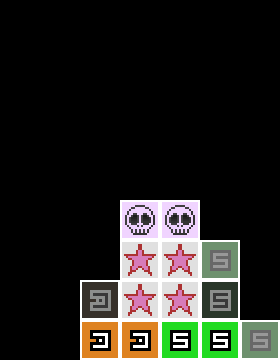

This is a level from a 2D game, rendered from its Tiled map with the project's own tilesets. A one-line summary and the complete map file follow:
An orthogonal 7x9 tile map with 40x40 px tiles, 1 tile layer (object).

<map version="1.0" orientation="orthogonal" renderorder="right-down" width="7" height="9" tilewidth="40" tileheight="40" nextobjectid="1">
 <tileset firstgid="1" name="block" tilewidth="40" tileheight="40" tilecount="36" columns="12">
  <image source="../images/block.png" width="480" height="128" />
 </tileset>
 <layer name="object" width="7" height="9">
  <data encoding="csv">
0,0,0,0,0,0,0,
0,0,0,0,0,0,0,
0,0,0,0,0,0,0,
0,0,0,0,0,0,0,
0,0,0,0,0,0,0,
0,0,0,24,24,0,0,
0,0,0,12,12,17,0,
0,0,27,12,12,29,0,
0,0,3,3,5,5,17
</data>
 </layer>
</map>
